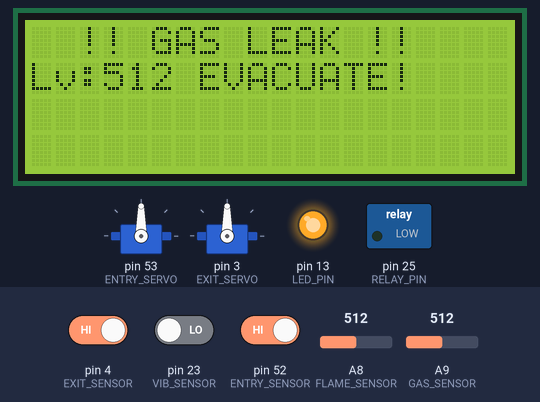
Bench run of a sketch on a simulated Arduino Mega 2560, built with avr-gcc and run on an emulated ATmega2560. Parts: 2 × servo, 20×4 character LCD, switched loads named in the sketch (green lamp = pin HIGH), output pins drawn as LEDs (lit = HIGH). Inputs (shaded band) come from the test bench; at power-on: A8 (FLAME_SENSOR) = 512, A9 (GAS_SENSOR) = 512, pin 52 (ENTRY_SENSOR) HIGH, pin 4 (EXIT_SENSOR) HIGH, pin 23 (VIB_SENSOR) LOW.

Above: at 3.3 s.
3.4 s: A8 (FLAME_SENSOR) set to 1011
5.6 s: A8 (FLAME_SENSOR) set to 1023
At 7.8 s:
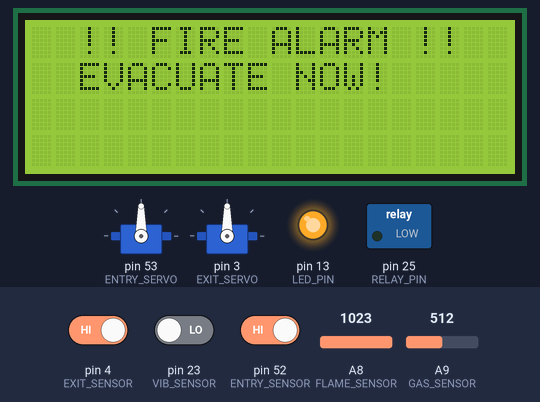
8.1 s: A8 (FLAME_SENSOR) set to 900
At 8.4 s:
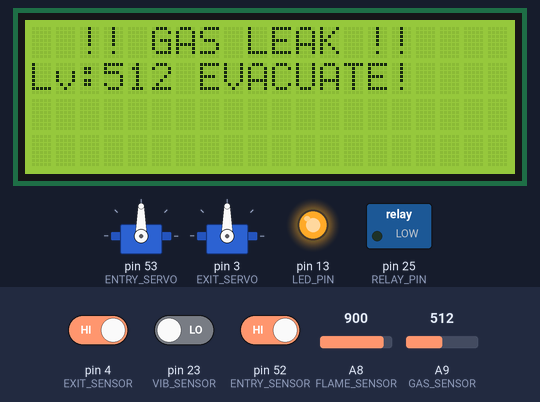
9.6 s: A9 (GAS_SENSOR) set to 417
At 9.8 s:
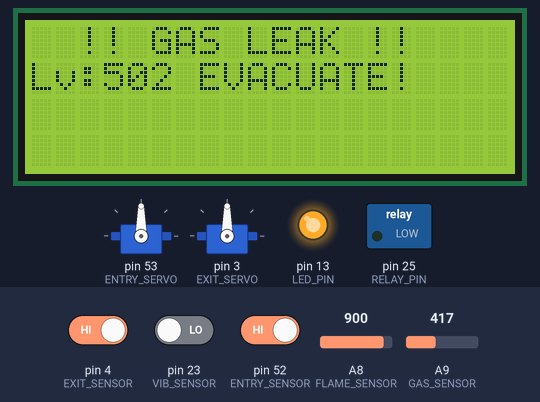
11.1 s: A9 (GAS_SENSOR) set to 399
At 12.8 s:
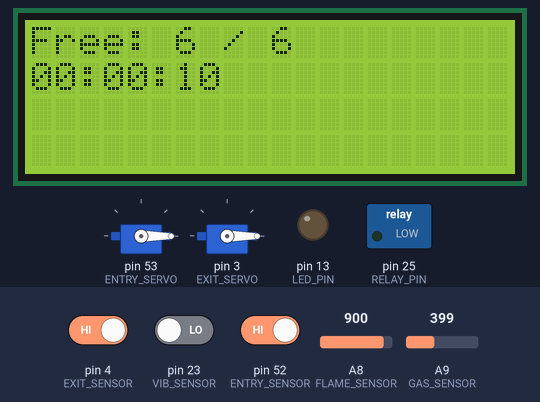
13.0 s: pin 52 (ENTRY_SENSOR) driven LOW
At 13.8 s:
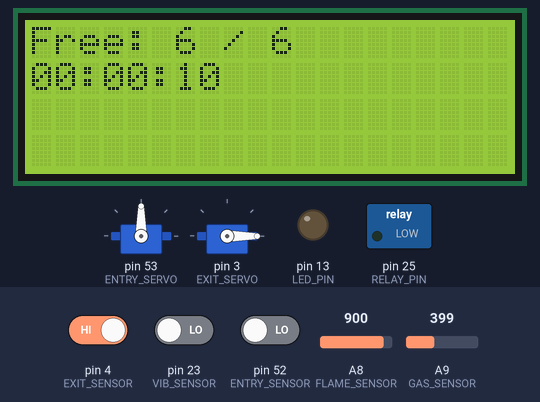
Timing chart, 0 to 15.5 s (numbered marks = the images above; inputs shaded):
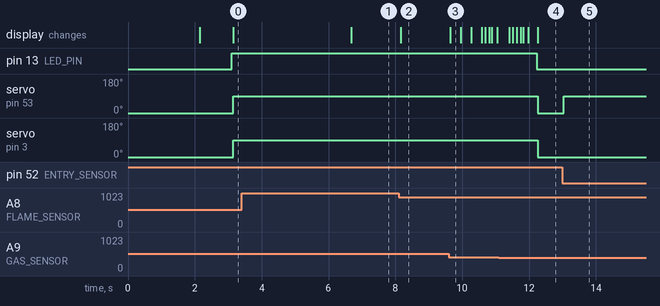

The sketch:

smart_parking_safety.ino
```cpp
/* =============================================
 *  Smart Parking + Safety System
 *  Board : Arduino Mega + WiFi R3
 *  LCD   : I2C 0x27  (SDA=20 , SCL=21)
 *
 *  === PIN MAP ===
 *  ENTRY_SENSOR  52       EXIT_SENSOR   4
 *  ENTRY_SERVO   53       EXIT_SERVO    3
 *  FLAME_SENSOR  A8       GAS_SENSOR    A9
 *  VIB_SENSOR    23       RELAY_PIN     25
 *  LED_PIN       13
 *
 *  === FEATURES ===
 *  - Parking counter (6 slots)
 *  - Entry / Exit gates with servos
 *  - Fire detection  (flame A8, stable 1 s)
 *  - Gas-leak detection (MQ2 A9 analog only, >400)
 *  - Earthquake detection (vibration D23, double-window 6 s)
 *  - Alarm opens BOTH doors for evacuation
 *  - After alarm ends doors close, normal mode resumes
 *  - LCD anti-flicker, static display (no cycling)
 *  - Running time counter
 *  - Servo protection (5 moves then 10 s rest)
 * ============================================= */

#include <Wire.h>
#include <LiquidCrystal_I2C.h>
#include <Servo.h>

// =================== PIN DEFINITIONS ===================
#define ENTRY_SENSOR  52
#define ENTRY_SERVO   53
#define EXIT_SENSOR   4
#define EXIT_SERVO    3
#define FLAME_SENSOR  A8
#define GAS_SENSOR    A9
#define VIB_SENSOR    23
#define RELAY_PIN     25
#define LED_PIN       13

// =================== OBJECTS ===================
LiquidCrystal_I2C lcd(0x27, 20, 4);
Servo entryServo;
Servo exitServo;

// =================== CONSTANTS ===================
const int   MAX_SLOTS      = 6;
const int   SERVO_CLOSED   = 0;
const int   SERVO_OPEN     = 90;
const int   MAX_MOVES      = 5;
const unsigned long SERVO_REST_MS   = 10000;
const unsigned long ALARM_STABLE_MS = 1000;
const int   GAS_THRESHOLD  = 400;
const unsigned long VIB_WINDOW_MS   = 3000;
const int   VIB_SAMPLES    = 50;

// =================== VARIABLES ===================
// -- Parking --
int   availableSlots = MAX_SLOTS;
int   moveCount      = 0;
unsigned long servoRestStart = 0;

// -- Gate status --
bool entryOpen = false;
bool exitOpen  = false;

// -- System timer --
unsigned long startTime;

// -- Flame --
int   flameValue        = 0;
unsigned long flameStableStart = 0;
bool  fireAlarm         = false;

// -- Gas (analog only, no D41) --
int   gasRaw            = 0;
float smoothGas         = 0.0;
unsigned long gasStableStart   = 0;
bool  gasAlarm          = false;

// -- Vibration --
int   vibSamples[VIB_SAMPLES];
int   vibCount          = 0;
unsigned long vibWindowStart    = 0;
int   vibLevel          = 0;   // 0=Stable 1=Light 2=Warning 3=Danger
bool  vibAlarm          = false;
int   vibDangerCount    = 0;   // consecutive danger windows

// -- Emergency --
bool  wasAlarmActive    = false;

// -- Display anti-flicker --
String prevLine0 = "";
String prevLine1 = "";

// =================== SETUP ===================
void setup()
{
  // ---- Inputs ----
  pinMode(ENTRY_SENSOR, INPUT_PULLUP);
  pinMode(EXIT_SENSOR,  INPUT_PULLUP);
  pinMode(FLAME_SENSOR, INPUT);
  pinMode(GAS_SENSOR,   INPUT);
  pinMode(VIB_SENSOR,   INPUT);

  // ---- Outputs ----
  pinMode(RELAY_PIN, OUTPUT);
  pinMode(LED_PIN,   OUTPUT);
  digitalWrite(RELAY_PIN, LOW);
  digitalWrite(LED_PIN,   LOW);

  // ---- Servos ----
  entryServo.attach(ENTRY_SERVO);
  exitServo.attach(EXIT_SERVO);
  entryServo.write(SERVO_CLOSED);
  exitServo.write(SERVO_CLOSED);

  // ---- LCD ----
  lcd.init();
  lcd.backlight();
  lcd.setCursor(3, 0);
  lcd.print("Smart Parking");
  lcd.setCursor(2, 1);
  lcd.print("+ Safety System");
  lcd.setCursor(5, 2);
  lcd.print("Loading...");
  delay(2000);
  lcd.clear();

  // ---- Init ----
  startTime      = millis();
  vibWindowStart = millis();
  smoothGas      = (float)analogRead(GAS_SENSOR);
}

// =================== LOOP ===================
void loop()
{
  // 1  Read all sensors
  readFlameSensor();
  readGasSensor();
  readVibrationSensor();

  // 2  Any alarm active?
  bool anyAlarm = fireAlarm || gasAlarm || vibAlarm;

  // 3  Emergency door control
  handleEmergency(anyAlarm);

  // 4  Normal parking (disabled during alarm)
  if (!anyAlarm)
    handleParking();

  // 5  Display (anti-flicker)
  updateDisplay(anyAlarm);
}

// =================== SENSOR FUNCTIONS ===================

void readFlameSensor()
{
  flameValue = analogRead(FLAME_SENSOR);

  if (flameValue >= 1023)
  {
    if (flameStableStart == 0)
      flameStableStart = millis();
    else if (millis() - flameStableStart >= ALARM_STABLE_MS)
      fireAlarm = true;
  }
  else
  {
    flameStableStart = 0;
    fireAlarm = false;
  }
}

void readGasSensor()
{
  gasRaw    = analogRead(GAS_SENSOR);
  smoothGas = smoothGas * 0.9 + gasRaw * 0.1;

  if (smoothGas > GAS_THRESHOLD)
  {
    if (gasStableStart == 0)
      gasStableStart = millis();
    else if (millis() - gasStableStart >= ALARM_STABLE_MS)
      gasAlarm = true;
  }
  else
  {
    gasStableStart = 0;
    gasAlarm = false;
  }
}

void readVibrationSensor()
{
  // Collect samples
  if (vibCount < VIB_SAMPLES)
    vibSamples[vibCount++] = digitalRead(VIB_SENSOR);

  // Analyze when window full or time expired
  if (vibCount >= VIB_SAMPLES || millis() - vibWindowStart >= VIB_WINDOW_MS)
  {
    int hits = 0;
    for (int i = 0; i < vibCount; i++)
      if (vibSamples[i] == HIGH) hits++;

    if      (hits >= 35) vibLevel = 3;   // Danger
    else if (hits >= 15) vibLevel = 2;   // Warning
    else if (hits >= 5)  vibLevel = 1;   // Light
    else                 vibLevel = 0;   // Stable

    // Double-window: need danger 2 times in a row (6 sec)
    if (vibLevel >= 3)
    {
      vibDangerCount++;
      if (vibDangerCount >= 2) vibAlarm = true;
    }
    else
    {
      vibDangerCount = 0;
      vibAlarm = false;
    }

    // Reset window
    vibCount       = 0;
    vibWindowStart = millis();
  }
}

// =================== EMERGENCY ===================

void handleEmergency(bool anyAlarm)
{
  if (anyAlarm)
  {
    wasAlarmActive = true;

    // Open BOTH doors for evacuation
    if (!entryOpen) { entryServo.write(SERVO_OPEN); entryOpen = true; }
    if (!exitOpen)  { exitServo.write(SERVO_OPEN);  exitOpen  = true; }

    // LED ON
    digitalWrite(LED_PIN, HIGH);
  }
  else if (wasAlarmActive)
  {
    // Alarm ended - close doors, restore normal
    wasAlarmActive = false;
    entryServo.write(SERVO_CLOSED);  entryOpen = false;
    exitServo.write(SERVO_CLOSED);   exitOpen  = false;
    digitalWrite(LED_PIN, LOW);

    // Reset servo counter after emergency
    moveCount        = 0;
    servoRestStart   = 0;
    vibDangerCount   = 0;
  }
}

// =================== PARKING ===================

void handleParking()
{
  // --- Servo rest check ---
  if (moveCount >= MAX_MOVES)
  {
    if (servoRestStart == 0) servoRestStart = millis();
    if (millis() - servoRestStart >= SERVO_REST_MS)
    {
      moveCount      = 0;
      servoRestStart = 0;
    }
    return;  // block new moves while resting
  }

  // --- Entry ---
  if (digitalRead(ENTRY_SENSOR) == LOW && !entryOpen && availableSlots > 0)
  {
    entryServo.write(SERVO_OPEN);
    entryOpen = true;
    delay(3000);  // wait for car to pass

    if (digitalRead(ENTRY_SENSOR) == LOW)
      availableSlots--;

    entryServo.write(SERVO_CLOSED);
    entryOpen = false;
    moveCount++;
  }

  // --- Exit ---
  if (digitalRead(EXIT_SENSOR) == LOW && !exitOpen && availableSlots < MAX_SLOTS)
  {
    exitServo.write(SERVO_OPEN);
    exitOpen = true;
    delay(3000);  // wait for car to pass

    if (digitalRead(EXIT_SENSOR) == LOW)
      availableSlots++;

    exitServo.write(SERVO_CLOSED);
    exitOpen = false;
    moveCount++;
  }
}

// =================== DISPLAY ===================

// Anti-flicker: only writes to LCD when text changes
void printLine(int row, String text)
{
  String &prev = (row == 0) ? prevLine0 : prevLine1;

  if (text != prev)
  {
    // Pad to 20 chars to overwrite old content
    while (text.length() < 20) text += ' ';
    lcd.setCursor(0, row);
    lcd.print(text);
    prev = text;
  }
}

// Format elapsed time as "00d 00:00:00"
String formatTime(unsigned long ms)
{
  int d = ms / 86400000UL;
  int h = (ms % 86400000UL) / 3600000UL;
  int m = (ms % 3600000UL)  / 60000UL;
  int s = (ms % 60000UL)    / 1000UL;

  String t = "";
  if (d > 0) t += String(d) + "d ";
  if (h < 10) t += "0";
  t += String(h) + ":";
  if (m < 10) t += "0";
  t += String(m) + ":";
  if (s < 10) t += "0";
  t += String(s);
  return t;
}

void updateDisplay(bool alarm)
{
  if (alarm)
  {
    // ---------- ALARM SCREEN ----------
    if (fireAlarm)
    {
      printLine(0, "  !! FIRE ALARM !!");
      printLine(1, "  EVACUATE NOW!");
    }
    else if (gasAlarm)
    {
      printLine(0, "  !! GAS LEAK !!");
      printLine(1, "Lv:" + String((int)smoothGas) + " EVACUATE!");
    }
    else if (vibAlarm)
    {
      printLine(0, " !! EARTHQUAKE !!");
      printLine(1, "Lv:" + String(vibLevel) + " EVACUATE!");
    }
  }
  else
  {
    // ---------- NORMAL SCREEN (static, basic info) ----------
    printLine(0, "Free: " + String(availableSlots) + " / " + String(MAX_SLOTS) + "     ");
    printLine(1, formatTime(millis() - startTime));
  }
}
```

Measured:
- the behaviour switches between 1022 and 1023 on A8 (FLAME_SENSOR) (found by bisection; images 0 and 1)
- the behaviour switches between 400 and 399 on A9 (GAS_SENSOR) (found by bisection; images 3 and 4)
- after the input at 3.4 s, every drawn part: stays the same
- after the input at 5.6 s, the display: changes after 1.1 s (image 1)
- after the input at 8.1 s, the display: changes after 0.06 s (image 2)
- after the input at 9.6 s, the display: changes after 0.05 s (image 3)
- after the input at 11.1 s, pin 13 (LED_PIN): HIGH → LOW after 1.1 s; servo on pin 53 (ENTRY_SERVO), servo on pin 3 (EXIT_SERVO): 90° → 0° after 1.2 s; the display: first changes after 0.31 s (image 4 shows a later state)
- after the input at 13.0 s, servo on pin 53 (ENTRY_SERVO): 0° → 90° at once
